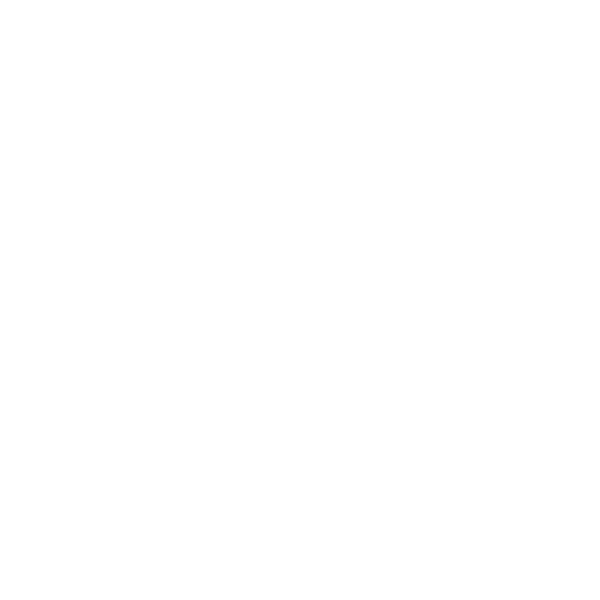
Frame 1 (no input)
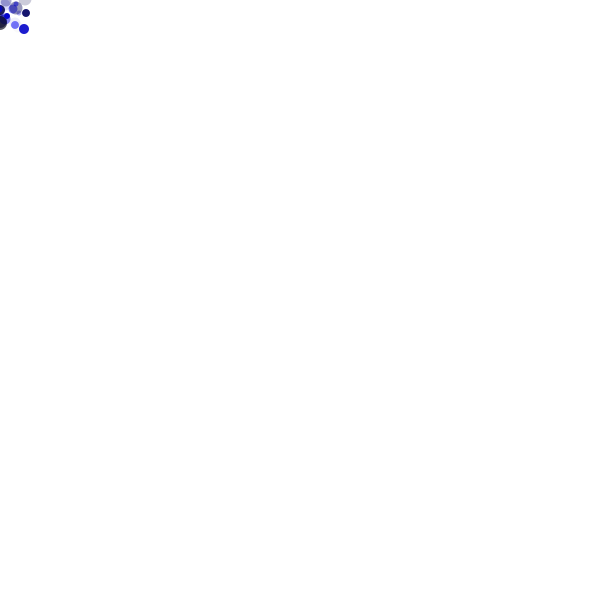
Frame 60 (the mouse pressed at the canvas centre just before this capture)
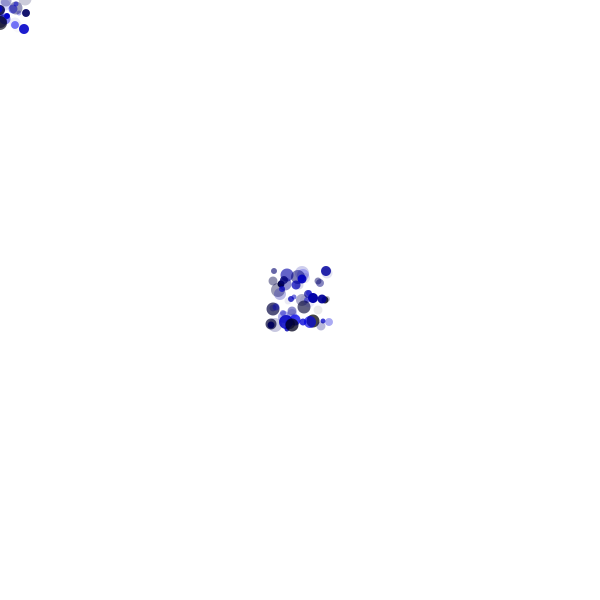
Frame 120 (the mouse held since frame 60 and released just before this capture)

The Processing sketch that drew these frames (run headless with seeded random() and noise(); from frame 60 on, the mouse is pressed at the canvas centre):

// Processing sketch: BubbleTrace
// ── BubbleTrace.pde
void setup()
{
  size(600,600);
  background(255);
  noStroke();
}
void draw()
{
  float randX = int (random(-30,30));
  float randY = int (random(-30,30));
  float randomSize = int (random(5,15));
  int randomFill = int (random(0,255));
  int randomTrans = int (random(0,255));
  fill(0,0,randomFill, randomTrans );
  ellipse(mouseX+randX, mouseY+randY,randomSize,randomSize);
}
